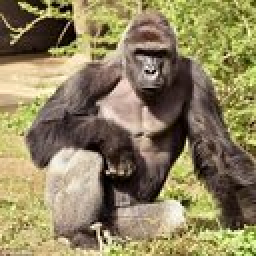
%> input picture Image Compression with K-Means and PCA/harambe.png, 128 x 128 px (shown 2 times larger)
$ octave ex7.m   (GNU Octave 9; MATLAB toolbox functions it lacks are replaced by stand-ins)
%> lines starting %> are read from the running program, lines starting %| are printed output that depends on the picture
### Image Compression with K-Means and PCA/findClosestCentroids.m
function idx = findClosestCentroids(X, centroids)
%> called with centroids = [3 3; 6 2; 8 5]
%FINDCLOSESTCENTROIDS computes the centroid memberships for every example
%   idx = FINDCLOSESTCENTROIDS (X, centroids) returns the closest centroids
%   in idx for a dataset X where each row is a single example. idx = m x 1
%   vector of centroid assignments (i.e. each entry in range [1..K])
%

% Set K
K = size(centroids, 1);

% You need to return the following variables correctly.
idx = zeros(size(X,1), 1);


% ====================== YOUR CODE HERE ======================
% Instructions: Go over every example, find its closest centroid, and store
%               the index inside idx at the appropriate location.
%               Concretely, idx(i) should contain the index of the centroid
%               closest to example i. Hence, it should be a value in the
%               range 1..K
%
% Note: You can use a for-loop over the examples to compute this.
%

for i = 1:size(X,1)
    idx(i) = 1;
    mindist = sum((X(i,:)-centroids(1,:)).^2);
    for j = 2:K
        dist = sum((X(i,:)-centroids(j,:)).^2);
        if dist < mindist
            mindist = dist;
            idx(i) = j;
        end
    end
end


% =============================================================

end

### Image Compression with K-Means and PCA/computeCentroids.m
function centroids = computeCentroids(X, idx, K)
%> called with K = 3
%COMPUTECENTROIDS returns the new centroids by computing the means of the
%data points assigned to each centroid.
%   centroids = COMPUTECENTROIDS(X, idx, K) returns the new centroids by
%   computing the means of the data points assigned to each centroid. It is
%   given a dataset X where each row is a single data point, a vector
%   idx of centroid assignments (i.e. each entry in range [1..K]) for each
%   example, and K, the number of centroids. You should return a matrix
%   centroids, where each row of centroids is the mean of the data points
%   assigned to it.
%

% Useful variables
[m n] = size(X);

% You need to return the following variables correctly.
centroids = zeros(K, n);


% ====================== YOUR CODE HERE ======================
% Instructions: Go over every centroid and compute mean of all points that
%               belong to it. Concretely, the row vector centroids(i, :)
%               should contain the mean of the data points assigned to
%               centroid i.
%
% Note: You can use a for-loop over the centroids to compute this.
%

for i = 1:K
    centroids(i, :) = mean(X(find(idx == i), :));
end


% =============================================================


end

### Image Compression with K-Means and PCA/runkMeans.m
function [centroids, idx] = runkMeans(X, initial_centroids, ...
                                      max_iters, plot_progress)
%> called with initial_centroids = [3 3; 6 2; 8 5], max_iters = 10, plot_progress = true
%RUNKMEANS runs the K-Means algorithm on data matrix X, where each row of X
%is a single example
%   [centroids, idx] = RUNKMEANS(X, initial_centroids, max_iters, ...
%   plot_progress) runs the K-Means algorithm on data matrix X, where each
%   row of X is a single example. It uses initial_centroids used as the
%   initial centroids. max_iters specifies the total number of interactions
%   of K-Means to execute. plot_progress is a true/false flag that
%   indicates if the function should also plot its progress as the
%   learning happens. This is set to false by default. runkMeans returns
%   centroids, a Kxn matrix of the computed centroids and idx, a m x 1
%   vector of centroid assignments (i.e. each entry in range [1..K])
%

% Set default value for plot progress
if ~exist('plot_progress', 'var') || isempty(plot_progress)
    plot_progress = false;
end

% Plot the data if we are plotting progress
if plot_progress
    figure;
    hold on;
end

% Initialize values
[m n] = size(X);
K = size(initial_centroids, 1);
centroids = initial_centroids;
previous_centroids = centroids;
idx = zeros(m, 1);

% Run K-Means
for i=1:max_iters

    % Output progress
    fprintf('K-Means iteration %d/%d...\n', i, max_iters);
    if exist('OCTAVE_VERSION')
        fflush(stdout);
    end

    % For each example in X, assign it to the closest centroid
    idx = findClosestCentroids(X, centroids);

    % Optionally, plot progress here
    if plot_progress
        plotProgresskMeans(X, centroids, previous_centroids, idx, K, i);
        previous_centroids = centroids;
        fprintf('Press enter to continue.\n');
        pause;
    end

    % Given the memberships, compute new centroids
    centroids = computeCentroids(X, idx, K);
end

% Hold off if we are plotting progress
if plot_progress
    hold off;
end

end

### Image Compression with K-Means and PCA/kMeansInitCentroids.m
function centroids = kMeansInitCentroids(X, K)
%KMEANSINITCENTROIDS This function initializes K centroids that are to be
%used in K-Means on the dataset X
%   centroids = KMEANSINITCENTROIDS(X, K) returns K initial centroids to be
%   used with the K-Means on the dataset X
%

% You should return this values correctly
centroids = zeros(K, size(X, 2));

% ====================== YOUR CODE HERE ======================
% Instructions: You should set centroids to randomly chosen examples from
%               the dataset X
%
% Initialize the centroids to be random examples
% Randomly reorder the indices of examples
randidx = randperm(size(X, 1));
% Take the first K examples as centroids
centroids = X(randidx(1:K), :);


% =============================================================

end

### Image Compression with K-Means and PCA/plotProgresskMeans.m
function plotProgresskMeans(X, centroids, previous, idx, K, i)
%PLOTPROGRESSKMEANS is a helper function that displays the progress of
%k-Means as it is running. It is intended for use only with 2D data.
%   PLOTPROGRESSKMEANS(X, centroids, previous, idx, K, i) plots the data
%   points with colors assigned to each centroid. With the previous
%   centroids, it also plots a line between the previous locations and
%   current locations of the centroids.
%

% Plot the examples
plotDataPoints(X, idx, K);

% Plot the centroids as black x's
plot(centroids(:,1), centroids(:,2), 'x', ...
     'MarkerEdgeColor','k', ...
     'MarkerSize', 10, 'LineWidth', 3);

% Plot the history of the centroids with lines
for j=1:size(centroids,1)
    drawLine(centroids(j, :), previous(j, :));
end

% Title
title(sprintf('Iteration number %d', i))

end

### Image Compression with K-Means and PCA/plotDataPoints.m
function plotDataPoints(X, idx, K)
%PLOTDATAPOINTS plots data points in X, coloring them so that those with the same
%index assignments in idx have the same color
%   PLOTDATAPOINTS(X, idx, K) plots data points in X, coloring them so that those
%   with the same index assignments in idx have the same color

% Create palette
palette = hsv(K + 1);
colors = palette(idx, :);

% Plot the data
scatter(X(:,1), X(:,2), 15, colors);

end

### Image Compression with K-Means and PCA/ex7.m
%% Machine Learning Online Class
%  Exercise 7 | Principle Component Analysis and K-Means Clustering
%
%  Instructions
%  ------------
%
%  This file contains code that helps you get started on the
%  exercise. You will need to complete the following functions:
%
%     pca.m
%     projectData.m
%     recoverData.m
%     computeCentroids.m
%     findClosestCentroids.m
%     kMeansInitCentroids.m
%
%  For this exercise, you will not need to change any code in this file,
%  or any other files other than those mentioned above.
%

%% Initialization
clear ; close all; clc

%% ================= Part 1: Find Closest Centroids ====================
%  To help you implement K-Means, we have divided the learning algorithm
%  into two functions -- findClosestCentroids and computeCentroids. In this
%  part, you should complete the code in the findClosestCentroids function.
%
fprintf('Finding closest centroids.\n\n');

% Load an example dataset that we will be using
load('ex7data2.mat');

% Select an initial set of centroids
K = 3; % 3 Centroids
initial_centroids = [3 3; 6 2; 8 5];

% Find the closest centroids for the examples using the
% initial_centroids
idx = findClosestCentroids(X, initial_centroids);

fprintf('Closest centroids for the first 3 examples: \n')
fprintf(' %d', idx(1:3));
fprintf('\n(the closest centroids should be 1, 3, 2 respectively)\n');

fprintf('Program paused. Press enter to continue.\n');
pause;

%% ===================== Part 2: Compute Means =========================
%  After implementing the closest centroids function, you should now
%  complete the computeCentroids function.
%
fprintf('\nComputing centroids means.\n\n');

%  Compute means based on the closest centroids found in the previous part.
centroids = computeCentroids(X, idx, K);

fprintf('Centroids computed after initial finding of closest centroids: \n')
fprintf(' %f %f \n' , centroids');
fprintf('\n(the centroids should be\n');
fprintf('   [ 2.428301 3.157924 ]\n');
fprintf('   [ 5.813503 2.633656 ]\n');
fprintf('   [ 7.119387 3.616684 ]\n\n');

fprintf('Program paused. Press enter to continue.\n');
pause;


%% =================== Part 3: K-Means Clustering ======================
%  After you have completed the two functions computeCentroids and
%  findClosestCentroids, you have all the necessary pieces to run the
%  kMeans algorithm. In this part, you will run the K-Means algorithm on
%  the example dataset we have provided.
%
fprintf('\nRunning K-Means clustering on example dataset.\n\n');

% Load an example dataset
load('ex7data2.mat');

% Settings for running K-Means
K = 3;
max_iters = 10;

% For consistency, here we set centroids to specific values
% but in practice you want to generate them automatically, such as by
% settings them to be random examples (as can be seen in
% kMeansInitCentroids).
initial_centroids = [3 3; 6 2; 8 5];

% Run K-Means algorithm. The 'true' at the end tells our function to plot
% the progress of K-Means
[centroids, idx] = runkMeans(X, initial_centroids, max_iters, true);
fprintf('\nK-Means Done.\n\n');

fprintf('Program paused. Press enter to continue.\n');
pause;

%% ============= Part 4: K-Means Clustering on Pixels ===============
%  In this exercise, you will use K-Means to compress an image. To do this,
%  you will first run K-Means on the colors of the pixels in the image and
%  then you will map each pixel onto its closest centroid.
%
%  You should now complete the code in kMeansInitCentroids.m
%

fprintf('\nRunning K-Means clustering on pixels from an image.\n\n');

%  Load an image of a bird
A = double(imread('harambe.png'));

% If imread does not work for you, you can try instead
%   load ('bird_small.mat');

A = A / 255; % Divide by 255 so that all values are in the range 0 - 1

% Size of the image
img_size = size(A);
%> img_size = [128 128 3]

% Reshape the image into an Nx3 matrix where N = number of pixels.
% Each row will contain the Red, Green and Blue pixel values
% This gives us our dataset matrix X that we will use K-Means on.
X = reshape(A, img_size(1) * img_size(2), 3);

% Run your K-Means algorithm on this data
% You should try different values of K and max_iters here
K = 16;
max_iters = 10;

% When using K-Means, it is important the initialize the centroids
% randomly.
% You should complete the code in kMeansInitCentroids.m before proceeding
initial_centroids = kMeansInitCentroids(X, K);
%> in kMeansInitCentroids, `centroids = X(randidx(1:K), :);`: centroids = 16 rows, first 12: [0.604 0.608 0.31; 0.737 0.757 0.435; 0.141 0.118 0.118; 0.0941 0.0824 0.0235; 0.816 0.702 0.639; 0.11 0.0706 0.0627; 0.471 0.416 0.373; 0.722 0.651 0.573; 0.655 0.588 0.384; 0.278 0.239 0.204; 0.353 0.318 0.0941; 0.541 0.478 0.42]
%> initial_centroids has the same summary as centroids in kMeansInitCentroids

% Run K-Means
[centroids, idx] = runkMeans(X, initial_centroids, max_iters);
%> in runkMeans (call 2), `previous_centroids = centroids;`: previous_centroids has the same summary as centroids in kMeansInitCentroids
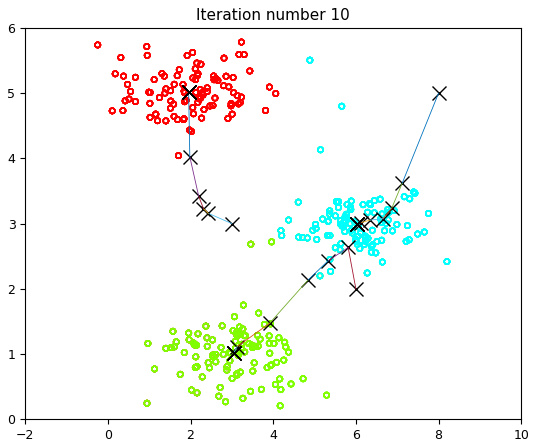
%> figure redrawn from the program's plot data
%> centroids = 16 rows, first 12: [0.54 0.532 0.254; 0.757 0.732 0.458; 0.25 0.19 0.156; 0.244 0.219 0.0332; 0.926 0.869 0.736; 0.177 0.123 0.0968; 0.421 0.353 0.31; 0.782 0.708 0.628; 0.651 0.635 0.357; 0.331 0.267 0.23; 0.412 0.403 0.14; 0.529 0.458 0.403]

fprintf('Program paused. Press enter to continue.\n');
pause;


%% ================= Part 5: Image Compression ======================
%  In this part of the exercise, you will use the clusters of K-Means to
%  compress an image. To do this, we first find the closest clusters for
%  each example. After that, we

fprintf('\nApplying K-Means to compress an image.\n\n');

% Find closest cluster members
idx = findClosestCentroids(X, centroids);

% Essentially, now we have represented the image X as in terms of the
% indices in idx.

% We can now recover the image from the indices (idx) by mapping each pixel
% (specified by its index in idx) to the centroid value
X_recovered = centroids(idx,:);

% Reshape the recovered image into proper dimensions
X_recovered = reshape(X_recovered, img_size(1), img_size(2), 3);
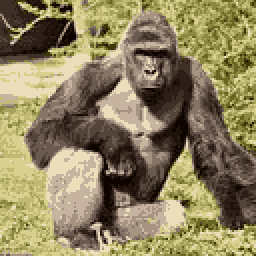
%> X_recovered: size 128x128x3 double (shown 2 times larger); mean R, G, B 0.558, 0.511, 0.372

% Display the original image
subplot(1, 2, 1);
imagesc(A);
title('Original');

% Display compressed image side by side
subplot(1, 2, 2);
imagesc(X_recovered)
title(sprintf('Compressed, with %d colors.', K));


fprintf('Program paused. Press enter to continue.\n');
pause;
